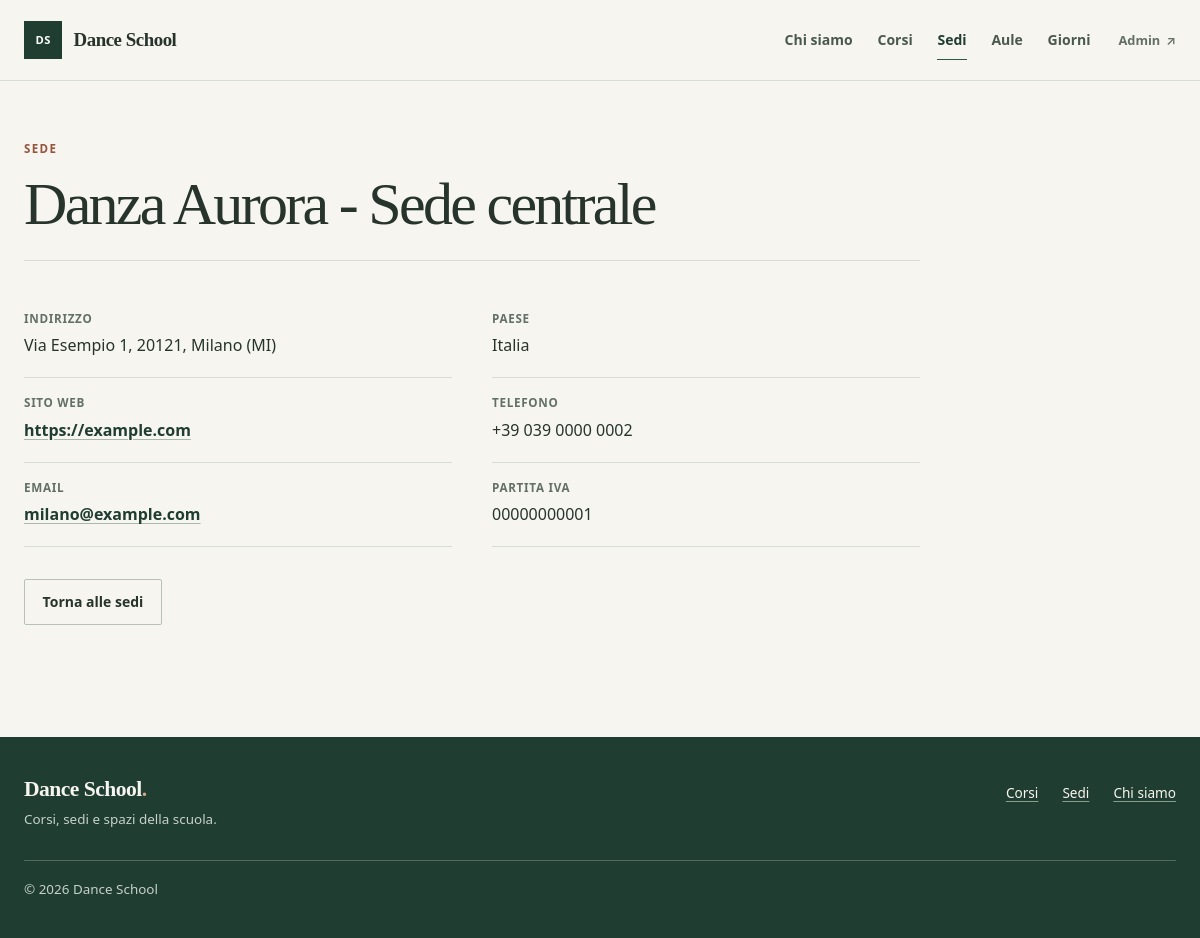
Page /schools/1/ on the committed database.
### schoolmanagement/models.py (models this page shows, shortened)
class School(models.Model):
    name = models.CharField(max_length=100)
    street = models.CharField(max_length=100)
    city = models.CharField(max_length=100)
    province = models.CharField(max_length=2)
    zip_code = models.CharField(max_length=5)
    country = models.CharField(max_length=100)
    website = models.URLField(null=True, blank=True)
    phone = models.CharField(max_length=20, null=True, blank=True)
    email = models.EmailField(null=True, blank=True)
    vat = models.CharField(max_length=11, null=True, blank=True)
    @property
    def full_address(self):
        return f"{self.street}, {self.zip_code}, {self.city} ({self.province})"

### schoolmanagement/views.py (the view)
# urls.py: path("<int:pk>/", SchoolDetailView.as_view(), name="school_detail"),
class SchoolDetailView(DetailView):
    model = School
    context_object_name = "school"
    template_name = "schoolmanagement/school_detail.html"

### schoolmanagement/templates/schoolmanagement/school_detail.html (shortened to what this page needs)
{% extends "base.html" %}
{% block content %}
    <article class="detail-page">
        <header class="page-header">
            <div class="page-heading">
                <p class="page-kicker">Sede</p>
                <h1>{{ school.name }}</h1>
            </div>
        </header>
        <dl class="detail-grid">
            <div class="detail-item">
                <dt>Indirizzo</dt>
                <dd>{{ school.full_address }}</dd>
            </div>
            <div class="detail-item">
                <dt>Paese</dt>
                <dd>{{ school.country }}</dd>
            </div>
            <div class="detail-item">
                <dt>Sito web</dt>
                <dd>
                    {% if school.website %}
                        <a href="{{ school.website }}">{{ school.website }}</a>
                    {% else %}
                        —
                    {% endif %}
                </dd>
            </div>
            <div class="detail-item">
                <dt>Telefono</dt>
                <dd>{{ school.phone|default:"—" }}</dd>
            </div>
            <div class="detail-item">
                <dt>Email</dt>
                <dd>
                    {% if school.email %}
                        <a href="mailto:{{ school.email }}">{{ school.email }}</a>
                    {% else %}
                        —
                    {% endif %}
                </dd>
            </div>
            <div class="detail-item">
                <dt>Partita IVA</dt>
                <dd>{{ school.vat|default:"—" }}</dd>
            </div>
        </dl>
        <p class="detail-actions">
            <a class="button button--secondary" href="{% url 'school_list' %}">Torna alle sedi</a>
        </p>
    </article>
{% endblock %}

### static/css/style.css (style rules this page uses)
:root { color-scheme: light; --paper: #f6f5ef; --surface: #fffefa; --ink: #26342c; --muted: #627067; --line: #d9ded5; --green: #315747; --green-dark: #203d31; --clay: #96543d; --error: #a13d35; font-family: system-ui, -apple-system, BlinkMacSystemFont, "Segoe UI", sans-serif; color: var(--ink); background: var(--paper); font-synthesis: none; text-rendering: optimizeLegibility; }
* { box-sizing: border-box; }
body { display: flex; min-height: 100vh; flex-direction: column; margin: 0; }
a { color: inherit; }
.eyebrow, .page-kicker, .carousel-category, .about-number { margin: 0 0 1rem; color: var(--clay); font-size: 0.72rem; font-weight: 700; letter-spacing: 0.12em; line-height: 1.4; text-transform: uppercase; }
.hero-copy h1, .about-intro h1, .page-heading h1, .form-page h1 { margin: 0; font-family: Georgia, "Times New Roman", serif; font-weight: 400; letter-spacing: -0.045em; }
.hero-actions, .detail-actions, .form-actions { display: flex; flex-wrap: wrap; align-items: center; gap: 0.8rem 1.5rem; }
.button { display: inline-flex; min-height: 2.85rem; align-items: center; justify-content: center; gap: 0.7rem; padding: 0.7rem 1.1rem; border: 1px solid var(--green-dark); border-radius: 2px; background: var(--green-dark); color: #fff; cursor: pointer; font-size: 0.875rem; font-weight: 650; line-height: 1.3; text-decoration: none; }
.button--secondary { border-color: #b6c1b7; background: transparent; color: var(--ink); }
.page-header { display: flex; flex-wrap: wrap; align-items: end; justify-content: space-between; gap: 1.5rem; margin-bottom: 2rem; padding-bottom: 1.5rem; border-bottom: 1px solid var(--line); }
.page-heading { min-width: 0; }
.page-heading h1, .form-page h1, .about-intro h1 { font-size: clamp(2.5rem, 5vw, 4rem); line-height: 1.05; }
.table-primary a, .detail-item a, .related-list a { color: var(--green-dark); font-weight: 650; text-decoration-color: #a8b8ab; text-underline-offset: 0.2em; }
.detail-page, .form-page { max-width: 56rem; }
.detail-grid { display: grid; grid-template-columns: repeat(2, minmax(0, 1fr)); gap: 0 2.5rem; margin: 0; }
.detail-item { min-width: 0; padding-block: 1.1rem 1.25rem; border-bottom: 1px solid var(--line); }
.detail-item dt { margin-bottom: 0.45rem; color: var(--muted); font-size: 0.73rem; font-weight: 700; letter-spacing: 0.06em; text-transform: uppercase; }
.detail-item dd { margin: 0; line-height: 1.5; overflow-wrap: anywhere; }
.detail-actions { margin-top: 2rem; }

### rows in the picture
School: name "Danza Aurora - Sede centrale", full_address "Via Esempio 1, 20121, Milano (MI)", country "Italia", website "https://example.com", phone "+39 039 0000 0002", email "milano@example.com", vat "00000000001"
